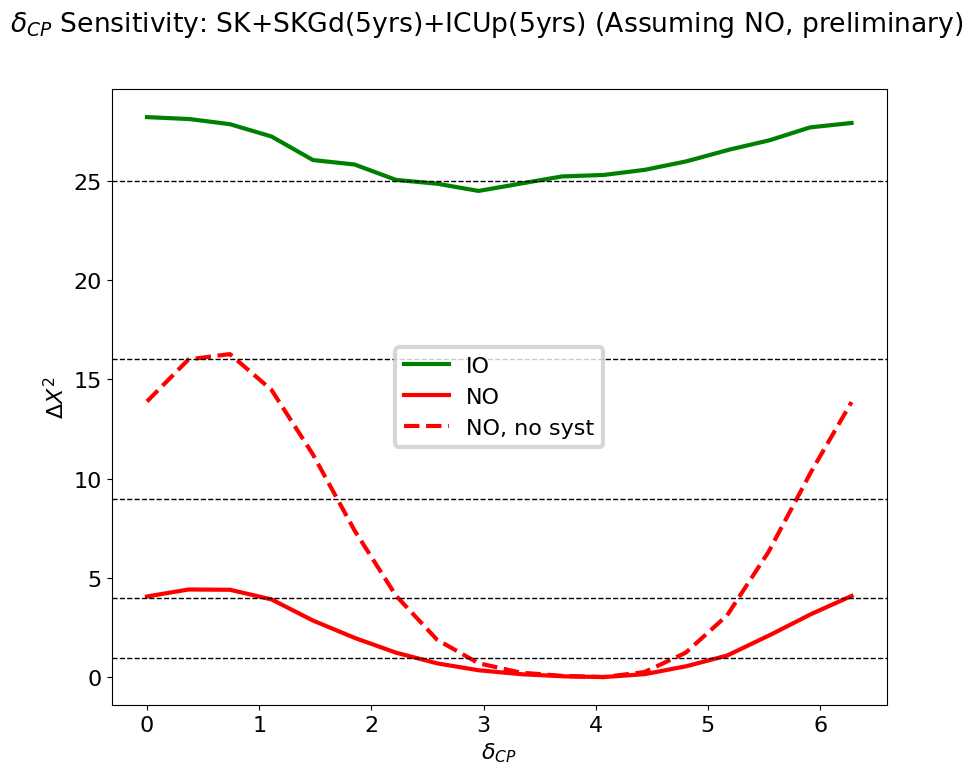

Generate this figure with Python:
import numpy as np 
import pandas as pd 
import matplotlib
import matplotlib.pyplot as plt
import scipy as scp
import scipy.interpolate

matplotlib.rcParams.update({'font.size': 16})
matplotlib.rcParams.update({'lines.linewidth': 3})
matplotlib.rcParams.update({'patch.linewidth': 3})

# first extract the data
IO = pd.read_csv("./data/XiDCP_IO.dat", sep = " ")
NO = pd.read_csv("./data/XiDCP_NO.dat", sep = " ")

NO_nosys = pd.read_csv("./data/IC+SK+SKGd_DCP_Nosyst.dat", sep = " ")

# now plot them
def plot_dcp():
	DCP = IO["DCP"]
	XiNO = NO["Xi"]
	XiIO = IO["Xi"]
	XiNO_nosys = NO_nosys["X2"]
	DCP_nosys = NO_nosys["dCP"]

	fIO = scipy.interpolate.interp1d(DCP, XiIO)
	fNO = scipy.interpolate.interp1d(DCP, XiNO)
	fNO_nosys = scipy.interpolate.interp1d(DCP_nosys, XiNO_nosys)

	DCPnew = np.arange(0, 2 * np.pi, 0.01)
	IOnew = fIO(DCPnew)
	NOnew = fNO(DCPnew)
	NO_nosys_new = fNO_nosys(DCPnew)

	fig, ax  = plt.subplots(figsize=(10,8))
	fig.suptitle(r"$\delta_{CP}$ Sensitivity: SK+SKGd(5yrs)+ICUp(5yrs) (Assuming NO, preliminary)")
	ax.set_xlabel(r"$\delta_{CP}$")
	ax.set_ylabel(r"$\Delta X^2$")
	ax.plot(DCPnew, IOnew, label = "IO", color = "green")
	ax.plot(DCPnew, NOnew, label = "NO", color = "red")
	ax.plot(DCPnew, NO_nosys_new, label = "NO, no syst", color = "red", linestyle = "--")
	ax.axhline(y=1, color='black', linestyle='--', linewidth = 1.0)
	ax.axhline(y=4, color='black', linestyle='--', linewidth = 1.0)
	ax.axhline(y=9, color='black', linestyle='--', linewidth = 1.0)
	ax.axhline(y=16, color='black', linestyle='--', linewidth = 1.0)
	ax.axhline(y=25, color='black', linestyle='--', linewidth = 1.0)
	ax.legend()
	# plt.show()
	fig.savefig("DCP", bbox_inches="tight")
	plt.close()

plot_dcp()